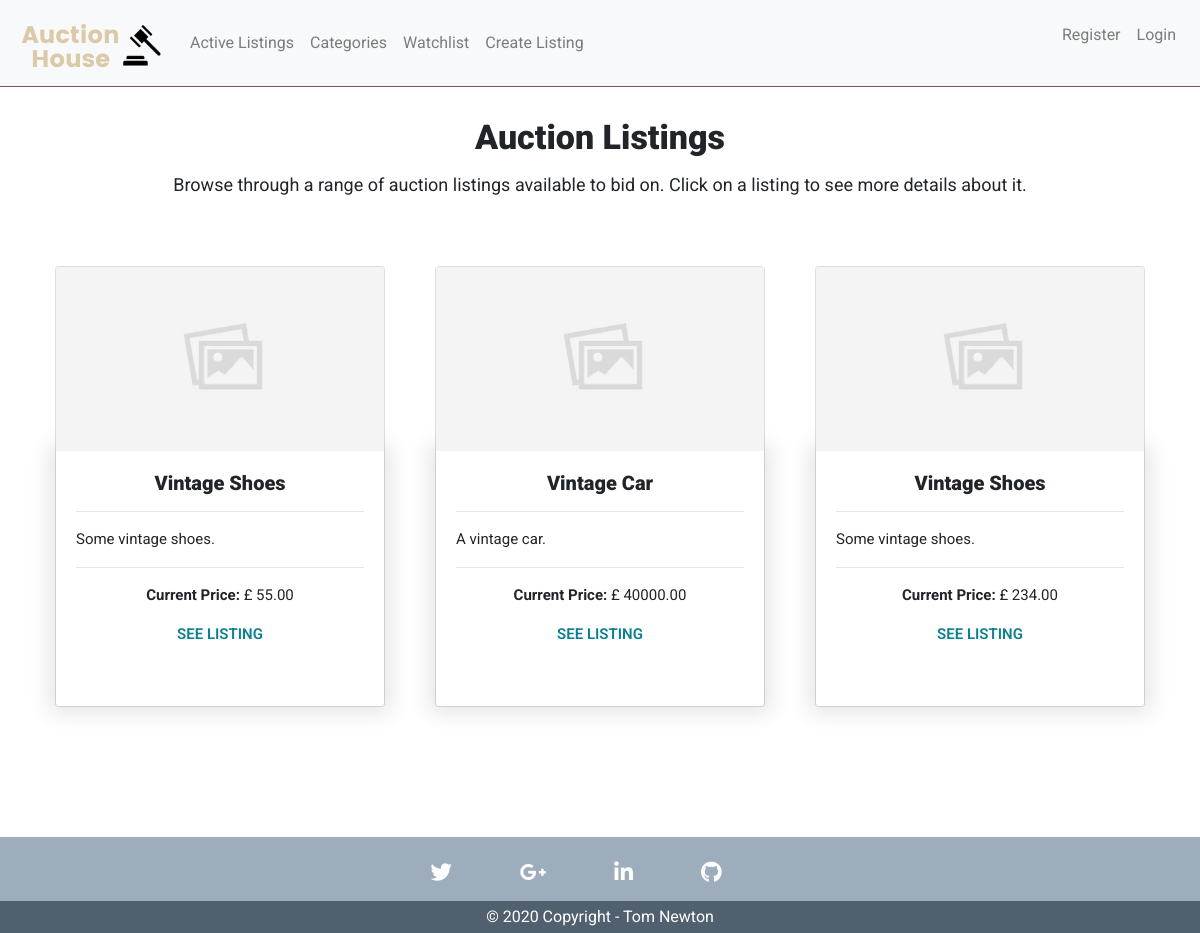
The app's page /, older data.
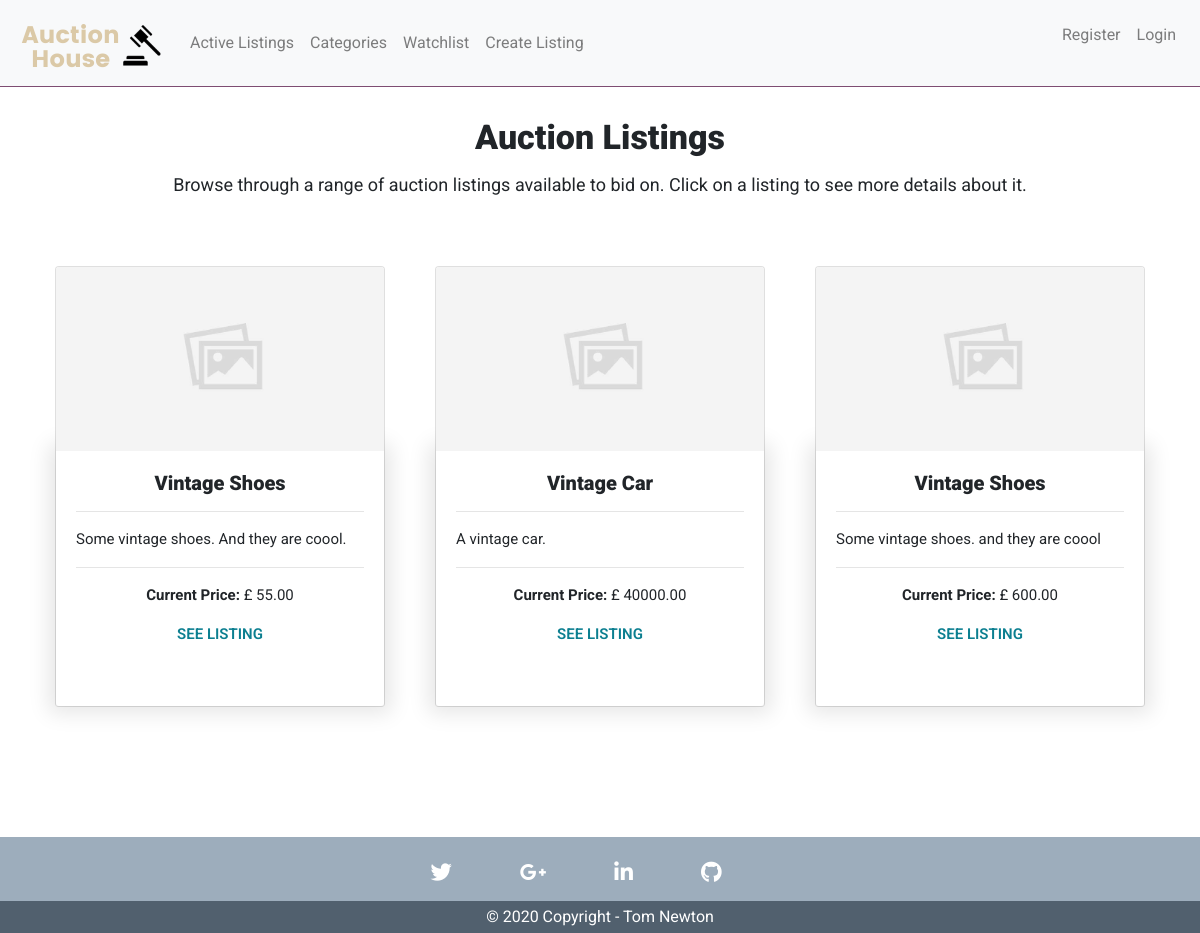
The same page, newer data.
### auctions/models.py (models this page shows, shortened)
class Auction(models.Model):
    user = models.ForeignKey(User, on_delete=models.CASCADE, default=None)
    title = models.CharField(max_length=120)
    description = models.TextField(max_length=220, null=True)
    image_url = models.URLField(max_length=600, default=None)
    category = models.CharField(max_length=120, default='uncategorised')
    price = models.DecimalField(decimal_places=2, max_digits=100, default=None)
    date = models.DateTimeField(auto_now_add=True)
    end_date = models.DateField()
    status = models.CharField(max_length=6, default="Open")
    highest_bid = models.DecimalField(decimal_places=2, max_digits=100, null=True, default=0)
    highest_bidder = models.CharField(max_length=200, default=None, blank=True)

### auctions/views.py (the view)
# urls.py: path("", views.index, name="index"),
def index(request):
    auctions = Auction.objects.all()
    context = {
        'auctions': auctions,
    }
    return render(request, "auctions/index.html", context)

### auctions/templates/auctions/index.html (shortened to what this page needs)
{% extends "auctions/layout.html" %}
{% load static %}
{% block body %}
<section id="auction_listings">
    <div class="title">
        <h1>Auction Listings</h1>
        <p>Browse through a range of auction listings available to bid on. Click on a listing to see more details about it.</p>
    </div>
    <div class="container my-container">
        <div class="row my-row mt-5 mb-5">
            {% for auction in auctions %}
            <div class="col-md-4 col-sm-6 my-col mb-5">
                <div class="card text-center h-100">
                    <div class="embed-responsive embed-responsive-16by9">
                        <img alt="Card image cap" class="card-img-top embed-responsive-item" src="{{auction.image_url}}" onerror="this.onerror=null;this.src='{% static "auctions/images/placeholderimage.png" %}';" alt="">
                     </div>
                    <div class="card-body">
                      <h4 class="card-title">{{auction.title}}</h4>
                      <hr>
                      <p class="card-text text-justify">{{auction.description}}</p>
                      <hr>
                      <p class="card-text"><b>Current Price: </b>£
                      {% if auction.price > auction.highest_bid%}
                        {{ auction.price }}
                        {% else %}
                            {{ auction.highest_bid }}
                        {% endif %}
                        </p>
                        <a class="stretched-link" href="{% url 'listing' auction.id %}">SEE LISTING</a>
                    </div>
                </div>
            </div>
            {% endfor %}
    </div>
</section>
{% endblock %}

### auctions/templates/auctions/layout.html (shortened to what this page needs)
{% load static %}
<!DOCTYPE html>
<html lang="en">
    <head>
        <link rel="stylesheet" href="https://stackpath.bootstrapcdn.com/bootstrap/4.4.1/css/bootstrap.min.css">
        <link rel="stylesheet" href="https://pro.fontawesome.com/releases/v5.10.0/css/all.css"/>
        <link href="{% static 'auctions/styles.css' %}" rel="stylesheet">
    </head>
    <body>
    <div class="d-flex flex-column min-vh-100">
        <nav class="navbar navbar-expand-lg navbar-light bg-light">
                <a class="navbar-brand crop" href="{% url 'index' %}">
                    <img src="{% static 'auctions/images/logo.png' %}" alt="no">
                </a>
            <div class="collapse navbar-collapse" id="navbarSupportedContent">
                <ul class="navbar-nav mr-auto">
                    <li class="nav-item">
                        <a class="nav-link" href="{% url 'index' %}">Active Listings</a>
                    </li>
                    <li class="nav-item">
                        <a class="nav-link" href="{% url 'categories'%}">Categories</a>
                    </li>
                    <li class="nav-item">
                        <a class="nav-link" href="{% url 'watchlist' %}">
                            Watchlist
                        </a>
                    </li>
                    <li class="nav-item">
                        <a class="nav-link" href="{% url 'createlisting' %}">Create Listing</a>
                    </li>
                </ul>
                <ul class="navbar-nav ml-auto">
                    <li class="nav-item">
                        {% if user.is_authenticated %}
                            <a class="nav-link" href="{% url 'logout' %}">Logout</a>
                        {% else %}
                            <ul class="navbar-nav ml-auto">
                                <a class="nav-link" href="{% url 'register' %}">Register</a>
                                <a class="nav-link" href="{% url 'login' %}">Login</a>
                            </ul>
                        {% endif %}
                </ul>
            </div>
        </nav>
        <main class="flex-fill">
        {% block body %}
        {% endblock %}
        </main>
    </body>
        <footer class="footer mt-4 pt-4">
            <div class="container">
                <ul class="list-unstyled list-inline text-center">
                    <li class="list-inline-item">
                        <a href="https://twitter.com/home" class="btn-floating mx-1" style="color: white;">
                            <i class="fab fa-twitter fa-lg white-text mr-md-5 mr-3 "></i>
                        </a>
                    </li>
                    <li class="list-inline-item">
                        <a href="mailto:thomasnewton270@gmail.com" class="btn-floating mx-1" style="color: white;">
                            <i class="fab fa-google-plus-g fa-lg white-text mr-md-5 mr-3"></i>
                        </a>
                    </li>
                    <li class="list-inline-item">
                        <a href="https://www.linkedin.com/in/thomas-newton-2a5037144/" class="btn-floating mx-1" style="color: white;">
                            <i class="fab fa-linkedin-in fa-lg white-text mr-md-5 mr-3"></i>
                        </a>
                    </li>
                    <li class="list-inline-item">
                        <a href="https://github.com/TomNewton1/commerce" class="btn-floating mx-1" style="color: white;">
                            <i class="fab fa-github fa-lg mr-md-5 mr-3"></i>
                        </a>
                    </li>
                </ul>
            </div>
        <div class="footer-copyright text-center py-1" style="color: white;">© 2020 Copyright - Tom Newton</div>
        </footer>
</html>

### auctions/static/auctions/styles.css (style rules this page uses)
* { font-family: 'Roboto', sans-serif; }
.navbar { border-bottom: 1px solid #7e4d72; }
.footer { background-color: #9DADBC; }
.footer-copyright { background-color:#51606E; }
.crop { width: 150px; height: 70px; overflow: hidden; }
.crop img { width: 250px; height: 250px; margin: -90px 0 -25px -50px; }
.embed-responsive .card-img-top { object-fit: cover; }
#auction_listings { padding: 30px 0px; }
#auction_listings h1 { font-weight: 900; font-size: 34px; padding-bottom: 5px; }
.title { text-align: center; }
.title p { font-size: 18px; }
.card-title { font-size: 20px; font-weight: 900; }
.card-text { font-size: 15px; }
.card-body { box-shadow: 0 0 20px 7px rgba(0,0,0,0.1); }
.card { margin: 20px 10px; }
.card-body a { color: #0c7f90; text-decoration: none; font-size: 15px; margin-top: auto; font-weight: 600; }

Row changes from the older to the newer data that the page shows:
changed Auction: description "Some vintage shoes." → "Some vintage shoes. And they are coool."
changed Auction: description "Some vintage shoes." → "Some vintage shoes. and they are coool"; highest_bid (not shown) → "600.00"; price "234.00" → (not shown)
